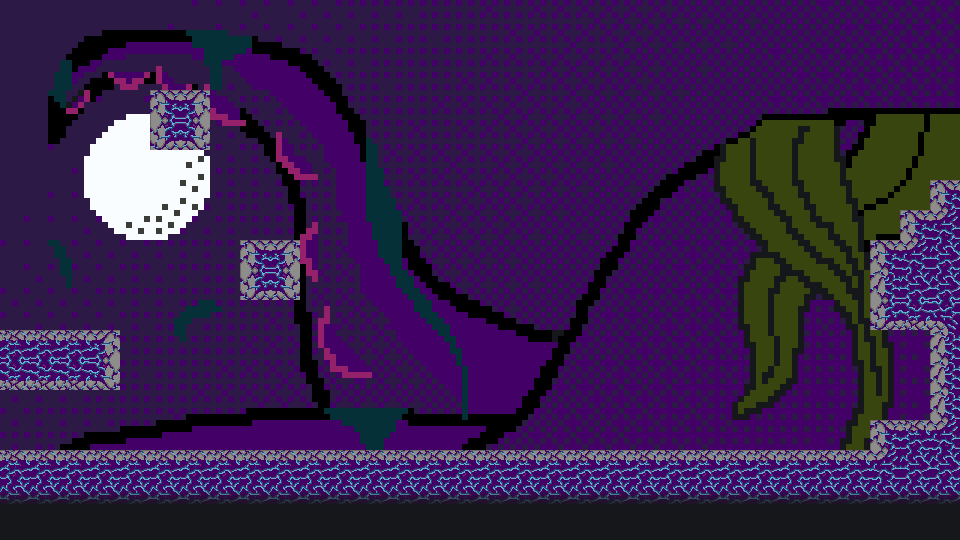

Tiled map render using the project's own tile images. Description and the whole map definition, tile-layer contents included, below:
An orthogonal 32x18 tile map with 30x30 px tiles, 1 tile layer (Tile Layer 1), 1 image layer and 1 object (exit).

<map version="1.9" tiledversion="1.9.2" orientation="orthogonal" renderorder="right-down" width="32" height="18" tilewidth="30" tileheight="30" infinite="0" nextlayerid="4" nextobjectid="2">
 <tileset firstgid="1" source="tile.tsx" />
 <objectgroup id="2" name="object">
  <object id="1" class="exit" x="900" y="330" width="5" height="90">
   <properties>
    <property name="destination" value="test3.tmx" />
   </properties>
  </object>
 </objectgroup>
 <imagelayer id="3" name="background">
  <image source="background.png" width="960" height="540" />
 </imagelayer>
 <layer id="1" name="Tile Layer 1" width="32" height="18">
  <data encoding="csv">
0,0,0,0,0,0,0,0,0,0,0,0,0,0,0,0,0,0,0,0,0,0,0,0,0,0,0,0,0,0,0,0,
0,0,0,0,0,0,0,0,0,0,0,0,0,0,0,0,0,0,0,0,0,0,0,0,0,0,0,0,0,0,0,0,
0,0,0,0,0,0,0,0,0,0,0,0,0,0,0,0,0,0,0,0,0,0,0,0,0,0,0,0,0,0,0,0,
0,0,0,0,0,4,5,0,0,0,0,0,0,0,0,0,0,0,0,0,0,0,0,0,0,0,0,0,0,0,0,0,
0,0,0,0,0,10,11,0,0,0,0,0,0,0,0,0,0,0,0,0,0,0,0,0,0,0,0,0,0,0,0,0,
0,0,0,0,0,0,0,0,0,0,0,0,0,0,0,0,0,0,0,0,0,0,0,0,0,0,0,0,0,0,0,0,
0,0,0,0,0,0,0,0,0,0,0,0,0,0,0,0,0,0,0,0,0,0,0,0,0,0,0,0,0,0,0,4,
0,0,0,0,0,0,0,0,0,0,0,0,0,0,0,0,0,0,0,0,0,0,0,0,0,0,0,0,0,0,4,15,
0,0,0,0,0,0,0,0,4,5,0,0,0,0,0,0,0,0,0,0,0,0,0,0,0,0,0,0,0,4,15,8,
0,0,0,0,0,0,0,0,10,11,0,0,0,0,0,0,0,0,0,0,0,0,0,0,0,0,0,0,0,9,8,8,
0,0,0,0,0,0,0,0,0,0,0,0,0,0,0,0,0,0,0,0,0,0,0,0,0,0,0,0,0,10,2,3,
14,14,14,5,0,0,0,0,0,0,0,0,0,0,0,0,0,0,0,0,0,0,0,0,0,0,0,0,0,0,0,9,
2,2,2,11,0,0,0,0,0,0,0,0,0,0,0,0,0,0,0,0,0,0,0,0,0,0,0,0,0,0,0,9,
0,0,0,0,0,0,0,0,0,0,0,0,0,0,0,0,0,0,0,0,0,0,0,0,0,0,0,0,0,0,0,9,
0,0,0,0,0,0,0,0,0,0,0,0,0,0,0,0,0,0,0,0,0,0,0,0,0,0,0,0,0,4,14,15,
14,14,14,14,14,14,14,14,14,14,14,14,14,14,14,14,14,14,14,14,14,14,14,14,14,14,14,14,14,15,8,8,
6,6,6,6,6,6,6,6,6,6,6,6,6,6,6,6,6,6,6,6,6,6,6,6,6,6,6,6,6,6,6,6,
12,12,12,12,12,12,12,12,12,12,12,12,12,12,12,12,12,12,12,12,12,12,12,12,12,12,12,12,12,12,12,12
</data>
 </layer>
</map>
